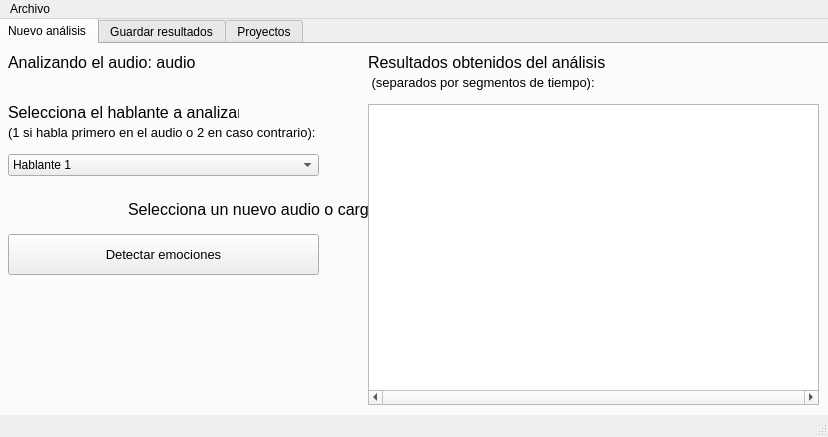
<?xml version="1.0" encoding="UTF-8"?>
<ui version="4.0">
 <class>MainWindow</class>
 <widget class="QMainWindow" name="MainWindow">
  <property name="geometry">
   <rect>
    <x>0</x>
    <y>0</y>
    <width>828</width>
    <height>437</height>
   </rect>
  </property>
  <property name="windowTitle">
   <string>MainWindow</string>
  </property>
  <widget class="QWidget" name="centralwidget">
   <widget class="QTabWidget" name="tabWidget">
    <property name="geometry">
     <rect>
      <x>-4</x>
      <y>-1</y>
      <width>841</width>
      <height>411</height>
     </rect>
    </property>
    <property name="currentIndex">
     <number>0</number>
    </property>
    <widget class="QWidget" name="tab">
     <attribute name="title">
      <string>Nuevo análisis</string>
     </attribute>
     <widget class="QLabel" name="label_result">
      <property name="enabled">
       <bool>true</bool>
      </property>
      <property name="geometry">
       <rect>
        <x>370</x>
        <y>10</y>
        <width>381</width>
        <height>16</height>
       </rect>
      </property>
      <property name="font">
       <font>
        <pointsize>12</pointsize>
       </font>
      </property>
      <property name="text">
       <string>Resultados obtenidos del análisis</string>
      </property>
     </widget>
     <widget class="QLabel" name="audio_name">
      <property name="enabled">
       <bool>true</bool>
      </property>
      <property name="geometry">
       <rect>
        <x>10</x>
        <y>10</y>
        <width>381</width>
        <height>16</height>
       </rect>
      </property>
      <property name="font">
       <font>
        <pointsize>12</pointsize>
       </font>
      </property>
      <property name="text">
       <string>Analizando el audio: audio</string>
      </property>
     </widget>
     <widget class="QLabel" name="start_text">
      <property name="geometry">
       <rect>
        <x>130</x>
        <y>150</y>
        <width>571</width>
        <height>31</height>
       </rect>
      </property>
      <property name="font">
       <font>
        <pointsize>12</pointsize>
       </font>
      </property>
      <property name="text">
       <string>Selecciona un nuevo audio o carga uno previamente analizado para comenzar</string>
      </property>
     </widget>
     <widget class="QComboBox" name="comboBox">
      <property name="geometry">
       <rect>
        <x>10</x>
        <y>110</y>
        <width>311</width>
        <height>22</height>
       </rect>
      </property>
      <item>
       <property name="text">
        <string>Hablante 1</string>
       </property>
      </item>
      <item>
       <property name="text">
        <string>Hablante 2</string>
       </property>
      </item>
     </widget>
     <widget class="QPushButton" name="detect_emotions">
      <property name="geometry">
       <rect>
        <x>10</x>
        <y>190</y>
        <width>311</width>
        <height>41</height>
       </rect>
      </property>
      <property name="font">
       <font>
        <pointsize>10</pointsize>
       </font>
      </property>
      <property name="text">
       <string>Detectar emociones</string>
      </property>
     </widget>
     <widget class="QLabel" name="label_1_speaker">
      <property name="geometry">
       <rect>
        <x>10</x>
        <y>60</y>
        <width>231</width>
        <height>16</height>
       </rect>
      </property>
      <property name="font">
       <font>
        <pointsize>12</pointsize>
       </font>
      </property>
      <property name="text">
       <string>Selecciona el hablante a analizar</string>
      </property>
     </widget>
     <widget class="QLabel" name="label_result_2">
      <property name="geometry">
       <rect>
        <x>370</x>
        <y>30</y>
        <width>241</width>
        <height>16</height>
       </rect>
      </property>
      <property name="font">
       <font>
        <pointsize>10</pointsize>
       </font>
      </property>
      <property name="text">
       <string> (separados por segmentos de tiempo):</string>
      </property>
     </widget>
     <widget class="QLabel" name="label_2_speaker">
      <property name="geometry">
       <rect>
        <x>10</x>
        <y>80</y>
        <width>391</width>
        <height>16</height>
       </rect>
      </property>
      <property name="font">
       <font>
        <pointsize>10</pointsize>
       </font>
      </property>
      <property name="text">
       <string>(1 si habla primero en el audio o 2 en caso contrario):</string>
      </property>
     </widget>
     <widget class="QTextEdit" name="textEdit">
      <property name="geometry">
       <rect>
        <x>370</x>
        <y>60</y>
        <width>451</width>
        <height>301</height>
       </rect>
      </property>
      <property name="horizontalScrollBarPolicy">
       <enum>Qt::ScrollBarAlwaysOn</enum>
      </property>
      <property name="readOnly">
       <bool>true</bool>
      </property>
     </widget>
    </widget>
    <widget class="QWidget" name="tab_3">
     <attribute name="title">
      <string>Guardar resultados</string>
     </attribute>
     <widget class="QLabel" name="label">
      <property name="geometry">
       <rect>
        <x>20</x>
        <y>90</y>
        <width>261</width>
        <height>16</height>
       </rect>
      </property>
      <property name="font">
       <font>
        <pointsize>12</pointsize>
       </font>
      </property>
      <property name="text">
       <string>Escribe el nombre de este proyecto:</string>
      </property>
     </widget>
     <widget class="QLineEdit" name="save_project_name">
      <property name="geometry">
       <rect>
        <x>20</x>
        <y>120</y>
        <width>251</width>
        <height>31</height>
       </rect>
      </property>
      <property name="placeholderText">
       <string>Ej.: Proyecto 1</string>
      </property>
     </widget>
     <widget class="QPushButton" name="save_project_btn">
      <property name="geometry">
       <rect>
        <x>20</x>
        <y>170</y>
        <width>251</width>
        <height>41</height>
       </rect>
      </property>
      <property name="font">
       <font>
        <pointsize>10</pointsize>
       </font>
      </property>
      <property name="text">
       <string>Guardar proyecto</string>
      </property>
     </widget>
     <widget class="QLabel" name="label_3">
      <property name="geometry">
       <rect>
        <x>440</x>
        <y>10</y>
        <width>181</width>
        <height>21</height>
       </rect>
      </property>
      <property name="font">
       <font>
        <pointsize>12</pointsize>
       </font>
      </property>
      <property name="text">
       <string>Proyectos ya guardados</string>
      </property>
     </widget>
     <widget class="QListView" name="saved_projects_list">
      <property name="geometry">
       <rect>
        <x>440</x>
        <y>50</y>
        <width>361</width>
        <height>281</height>
       </rect>
      </property>
      <property name="verticalScrollBarPolicy">
       <enum>Qt::ScrollBarAlwaysOn</enum>
      </property>
      <property name="selectionMode">
       <enum>QAbstractItemView::SingleSelection</enum>
      </property>
     </widget>
    </widget>
    <widget class="QWidget" name="tab_2">
     <attribute name="title">
      <string>Proyectos</string>
     </attribute>
     <widget class="QListView" name="load_project_list">
      <property name="geometry">
       <rect>
        <x>30</x>
        <y>40</y>
        <width>361</width>
        <height>281</height>
       </rect>
      </property>
      <property name="verticalScrollBarPolicy">
       <enum>Qt::ScrollBarAlwaysOn</enum>
      </property>
      <property name="selectionMode">
       <enum>QAbstractItemView::SingleSelection</enum>
      </property>
     </widget>
     <widget class="QLabel" name="label_4">
      <property name="geometry">
       <rect>
        <x>30</x>
        <y>10</y>
        <width>361</width>
        <height>21</height>
       </rect>
      </property>
      <property name="font">
       <font>
        <pointsize>12</pointsize>
       </font>
      </property>
      <property name="text">
       <string>Selecciona el proyecto que deseas cargar</string>
      </property>
     </widget>
     <widget class="QPushButton" name="load_project_btn">
      <property name="geometry">
       <rect>
        <x>490</x>
        <y>130</y>
        <width>241</width>
        <height>41</height>
       </rect>
      </property>
      <property name="font">
       <font>
        <pointsize>10</pointsize>
       </font>
      </property>
      <property name="text">
       <string>Cargar proyecto</string>
      </property>
     </widget>
     <widget class="QPushButton" name="delete_project_btn">
      <property name="geometry">
       <rect>
        <x>490</x>
        <y>180</y>
        <width>241</width>
        <height>41</height>
       </rect>
      </property>
      <property name="font">
       <font>
        <pointsize>10</pointsize>
       </font>
      </property>
      <property name="text">
       <string>Eliminar proyecto</string>
      </property>
     </widget>
     <widget class="QLineEdit" name="load_project_input">
      <property name="geometry">
       <rect>
        <x>30</x>
        <y>330</y>
        <width>361</width>
        <height>31</height>
       </rect>
      </property>
      <property name="placeholderText">
       <string>O simplemente escribe el nombre del proyecto aquí</string>
      </property>
     </widget>
    </widget>
   </widget>
  </widget>
  <widget class="QMenuBar" name="menubar">
   <property name="enabled">
    <bool>true</bool>
   </property>
   <property name="geometry">
    <rect>
     <x>0</x>
     <y>0</y>
     <width>828</width>
     <height>21</height>
    </rect>
   </property>
   <widget class="QMenu" name="menuArchivo">
    <property name="title">
     <string>Archivo</string>
    </property>
    <addaction name="separator"/>
    <addaction name="load_audio"/>
   </widget>
   <addaction name="menuArchivo"/>
  </widget>
  <widget class="QStatusBar" name="statusbar"/>
  <action name="actionNuevo_audio">
   <property name="text">
    <string>Nuevo audio</string>
   </property>
  </action>
  <action name="actionGuardar_resultados">
   <property name="text">
    <string>Guardar resultados</string>
   </property>
  </action>
  <action name="new_project">
   <property name="text">
    <string>Cargar audio</string>
   </property>
  </action>
  <action name="load_audio">
   <property name="text">
    <string>Cargar audio</string>
   </property>
  </action>
  <action name="load_project">
   <property name="text">
    <string>Cargar resultados</string>
   </property>
  </action>
 </widget>
 <resources/>
 <connections/>
</ui>
